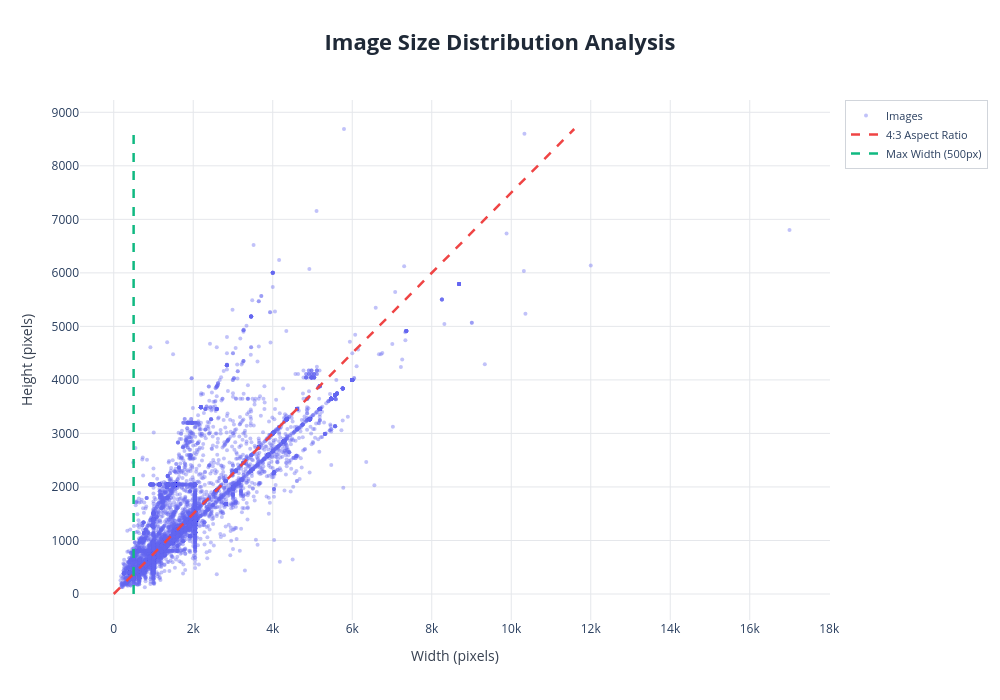

The notebook cell this image was saved under:
### Code cell
# Create figure with custom styling
fig = go.Figure()

# Add scatter plot with better styling
fig.add_trace(go.Scatter(
    x=metadata['width'],
    y=metadata['height'],
    mode='markers',
    marker=dict(
        size=4,
        color='#6366f1',
        opacity=0.4,
        line=dict(width=0)
    ),
    name='Images',
    hovertemplate='<b>Width:</b> %{x}px<br><b>Height:</b> %{y}px<extra></extra>'
))

# Add aspect ratio reference line (4:3)
max_y = metadata['height'].max()
max_x_for_ratio = common_ratio * max_y
fig.add_trace(go.Scatter(
    x=[0, max_x_for_ratio],
    y=[0, max_y],
    mode='lines',
    line=dict(color='#ef4444', width=2.5, dash='dash'),
    name='4:3 Aspect Ratio',
    hoverinfo='skip'
))

# Add width threshold line
fig.add_trace(go.Scatter(
    x=[width_max, width_max],
    y=[0, max_y],
    mode='lines',
    line=dict(color='#10b981', width=2.5, dash='dash'),
    name=f'Max Width ({width_max}px)',
    hoverinfo='skip'
))

# Update layout with legend on the right and bold title
fig.update_layout(
    title={
        'text': '<b>Image Size Distribution Analysis</b>',
        'x': 0.5,
        'xanchor': 'center',
        'font': {'size': 22, 'color': '#1f2937'}
    },
    xaxis=dict(
        title='Width (pixels)',
        showgrid=True,
        gridcolor='#e5e7eb',
        gridwidth=1,
        zeroline=False,
        title_font=dict(size=14, color='#374151')
    ),
    yaxis=dict(
        title='Height (pixels)',
        showgrid=True,
        gridcolor='#e5e7eb',
        gridwidth=1,
        zeroline=False,
        title_font=dict(size=14, color='#374151')
    ),
    plot_bgcolor='white',
    paper_bgcolor='white',
    width=1000,
    height=700,
    showlegend=True,
    legend=dict(
        x=1.02,
        y=1,
        xanchor='left',
        yanchor='top',
        bgcolor='rgba(255, 255, 255, 0.95)',
        bordercolor='#d1d5db',
        borderwidth=1,
        font=dict(size=11)
    ),
    hovermode='closest'
)

fig.show()

# Enhanced summary statistics
image_size = (width_max, round(width_max/common_ratio))
print(f'\n{"="*50}')
print(f'📊 RECOMMENDED IMAGE SIZE: {image_size[0]}x{image_size[1]}')
print(f'{"="*50}')
print(f'   Aspect Ratio: {common_ratio:.2f}:1 (4:3)')
print(f'   Total Images: {len(metadata):,}')
print(f'   Width Range: {metadata["width"].min()}-{metadata["width"].max()}px')
print(f'   Height Range: {metadata["height"].min()}-{metadata["height"].max()}px')
print(f'{"="*50}\n')

### Figure 1 — Plotly figure (JSON) as saved in the notebook; plotly's stock layout.template omitted (floating-point values rounded to 4 significant figures; data arrays with more than 128 entries replaced by an {"elided": "..."} marker saying what was removed)
{"data": [{"hovertemplate": "<b>Width:</b> %{x}px<br><b>Height:</b> %{y}px<extra></extra>", "marker": {"color": "#6366f1", "line": {"width": 0}, "opacity": 0.4, "size": 4}, "mode": "markers", "name": "Images", "type": "scatter", "x": {"elided": "11983 int values"}, "y": {"elided": "11983 int values"}}, {"hoverinfo": "skip", "line": {"color": "#ef4444", "dash": "dash", "width": 2.5}, "mode": "lines", "name": "4:3 Aspect Ratio", "type": "scatter", "x": [0, 11584], "y": [0, 8688]}, {"hoverinfo": "skip", "line": {"color": "#10b981", "dash": "dash", "width": 2.5}, "mode": "lines", "name": "Max Width (500px)", "type": "scatter", "x": [500, 500], "y": [0, 8688]}], "layout": {"height": 700, "hovermode": "closest", "legend": {"bgcolor": "rgba(255, 255, 255, 0.95)", "bordercolor": "#d1d5db", "borderwidth": 1, "font": {"size": 11}, "x": 1.02, "xanchor": "left", "y": 1, "yanchor": "top"}, "paper_bgcolor": "white", "plot_bgcolor": "white", "showlegend": true, "title": {"font": {"color": "#1f2937", "size": 22}, "text": "<b>Image Size Distribution Analysis</b>", "x": 0.5, "xanchor": "center"}, "width": 1000, "xaxis": {"gridcolor": "#e5e7eb", "gridwidth": 1, "showgrid": true, "title": {"font": {"color": "#374151", "size": 14}, "text": "Width (pixels)"}, "zeroline": false}, "yaxis": {"gridcolor": "#e5e7eb", "gridwidth": 1, "showgrid": true, "title": {"font": {"color": "#374151", "size": 14}, "text": "Height (pixels)"}, "zeroline": false}}}
